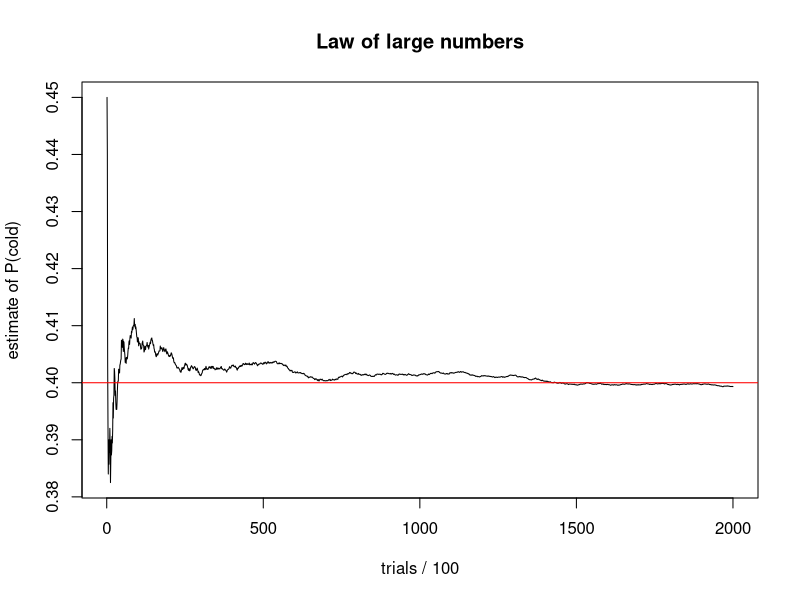

The R source for this figure:
## ---- chunk 1
knitr::opts_chunk$set(echo = TRUE, message = FALSE, warning = FALSE,
                      fig.width = 6.5, fig.height = 4, comment = "#>")
# install any missing packages once, then load them
pkgs <- c("dplyr", "ggplot2", "e1071", "rpart", "class", "nnet", "DBI", "RSQLite")
missing <- pkgs[!sapply(pkgs, requireNamespace, quietly = TRUE)]
if (length(missing) > 0) install.packages(missing, repos = "https://cloud.r-project.org")
library(dplyr)
library(ggplot2)
## ---- chunk 2
set.seed(2026)

# ---- daily operations table ----
n_days <- 180
daily <- data.frame(date = seq(as.Date("2026-01-01"), by = "day", length.out = n_days))
daily$wday    <- factor(format(daily$date, "%a"),
                        levels = c("Mon","Tue","Wed","Thu","Fri","Sat","Sun"))
daily$weekend <- as.integer(daily$wday %in% c("Sat", "Sun"))
daily$temp    <- round(26 - 8 * (1:n_days) / n_days + rnorm(n_days, 0, 2), 1)
daily$promo   <- rbinom(n_days, 1, 0.4)
daily$ad_spend <- round(runif(n_days, 50, 300))
# true mechanism: sales = 900 + 2*ad + 150*promo + 180*weekend + 12*temp + noise
daily$sales     <- round(900 + 2 * daily$ad_spend + 150 * daily$promo +
                         180 * daily$weekend + 12 * daily$temp + rnorm(n_days, 0, 120))
daily$customers <- rpois(n_days, daily$sales / 8.5)

# ---- transaction table ----
menu <- data.frame(drink = c("Latte", "Flat White", "Cappuccino", "Cold Brew", "Tea"),
                   price = c(5.5, 5.0, 5.0, 6.0, 4.0))
n_tx <- 800
tx <- data.frame(id = 1:n_tx,
                 date = sample(daily$date, n_tx, replace = TRUE),
                 hour = sample(7:16, n_tx, replace = TRUE,
                               prob = c(.18, .16, .12, .08, .08, .12, .10, .07, .05, .04)))
tx$drink    <- sample(menu$drink, n_tx, replace = TRUE, prob = c(.30, .30, .15, .15, .10))
tx$loyalty  <- rbinom(n_tx, 1, 0.35)
tx$qty      <- 1 + rpois(n_tx, 0.2 + 0.5 * tx$loyalty)   # loyal customers buy more
tx$price    <- menu$price[match(tx$drink, menu$drink)]
tx$spend    <- tx$price * tx$qty
tx$wait_min <- round(rexp(n_tx, rate = 1/3), 2)

head(daily)
head(tx)
## ---- chunk 3
S <- expand.grid(customer1 = c("L","T","C"), customer2 = c("L","T","C"),
                 stringsAsFactors = FALSE)
nrow(S)                                           # |S| = 9
A <- S$customer1 == "L" | S$customer2 == "L"      # at least one latte
S[A, ]
sum(A) / nrow(S)                                  # 5/9
## ---- chunk 4
A <- tx$drink == "Latte"
B <- tx$loyalty == 1

pA  <- mean(A); pB <- mean(B); pAB <- mean(A & B)
c(P_A = pA, P_B = pB, P_A_and_B = pAB)

c(complement   = 1 - pA,
  union_rule   = pA + pB - pAB,
  union_direct = mean(A | B))              # both routes agree
## ---- chunk 5
n <- 8; k <- 3
perm <- factorial(n) / factorial(n - k)     # 8*7*6
comb <- choose(n, k)
c(permutations = perm, combinations = comb, ratio = perm / comb)   # ratio = 3! = 6

5 * 3 * 4                                    # menu variants

nrow(t(combn(8, 3)))                         # enumerate all 56 crews
t(combn(8, 3))[1:3, ]                        # first three crews
## ---- chunk 6
joint <- prop.table(table(drink = tx$drink, member = tx$loyalty))
round(joint, 3)                                     # joint
round(margin.table(joint, 1), 3)                    # marginal: drink
round(margin.table(joint, 2), 3)                    # marginal: member

# conditional: P(drink | member)
cond <- prop.table(table(drink = tx$drink, member = tx$loyalty), margin = 2)
round(cond, 3)

# by formula for Latte given member
joint["Latte", "1"] / sum(joint[, "1"])
## ---- chunk 7
A <- tx$drink == "Latte"; B <- tx$loyalty == 1
c(P_A_and_B = mean(A & B), P_A_times_P_B = mean(A) * mean(B))   # close => independent
c(P_A = mean(A), P_A_given_B = mean(A[B]))

# mutually exclusive: Latte vs Tea in one order
L <- tx$drink == "Latte"; T_ <- tx$drink == "Tea"
mean(L & T_)                                        # 0
mean(L | T_); mean(L) + mean(T_)                    # addition rule without overlap

chisq.test(table(tx$drink, tx$loyalty))$p.value     # formal check (Topic 4.8)
## ---- chunk 8
p_weather <- c(hot = 0.40, cool = 0.60)       # P(B_i), sums to 1
p_cold_given <- c(hot = 0.70, cool = 0.20)    # P(Cold | B_i)

pieces <- p_cold_given * p_weather
pieces
print("------")
sum(pieces)                       # P(Cold) = 0.40
## ---- chunk 9
prior      <- c(hot = 0.40, cool = 0.60)
likelihood <- c(hot = 0.70, cool = 0.20)          # P(cold order | weather)

evidence  <- sum(likelihood * prior)              # P(cold) = 0.40
posterior <- likelihood * prior / evidence
round(posterior, 3)                               # hot 0.70, cool 0.30

# sequential updating: second cold order uses the first posterior as new prior
posterior2 <- likelihood * posterior / sum(likelihood * posterior)
round(posterior2, 3)                              # hot rises to about 0.89
## ---- chunk 10
paths <- data.frame(
  weather = c("Hot", "Hot", "Cool", "Cool"),
  drink   = c("Cold", "Other", "Cold", "Other"),
  p_branch1 = c(.40, .40, .60, .60),
  p_branch2 = c(.70, .30, .20, .80))
paths$p_path <- paths$p_branch1 * paths$p_branch2
paths

# the same numbers as a contingency table
tab <- xtabs(p_path ~ weather + drink, data = paths)
addmargins(tab)

# conditional from the table: P(Hot | Cold)
tab["Hot", "Cold"] / sum(tab[, "Cold"])
## ---- chunk 11
set.seed(42)
N <- 200000
hot  <- rbinom(N, 1, 0.40) == 1
cold <- ifelse(hot, rbinom(N, 1, 0.70), rbinom(N, 1, 0.20)) == 1

c(sim_P_cold = mean(cold),         theory = 0.40)
c(sim_P_hot_given_cold = mean(hot[cold]), theory = 0.70)

# convergence of the estimate
running <- cumsum(cold) / seq_along(cold)
plot(running[seq(100, N, by = 100)], type = "l", xlab = "trials / 100",
     ylab = "estimate of P(cold)", main = "Law of large numbers")
abline(h = 0.40, col = "red")
## ---- chunk 12
